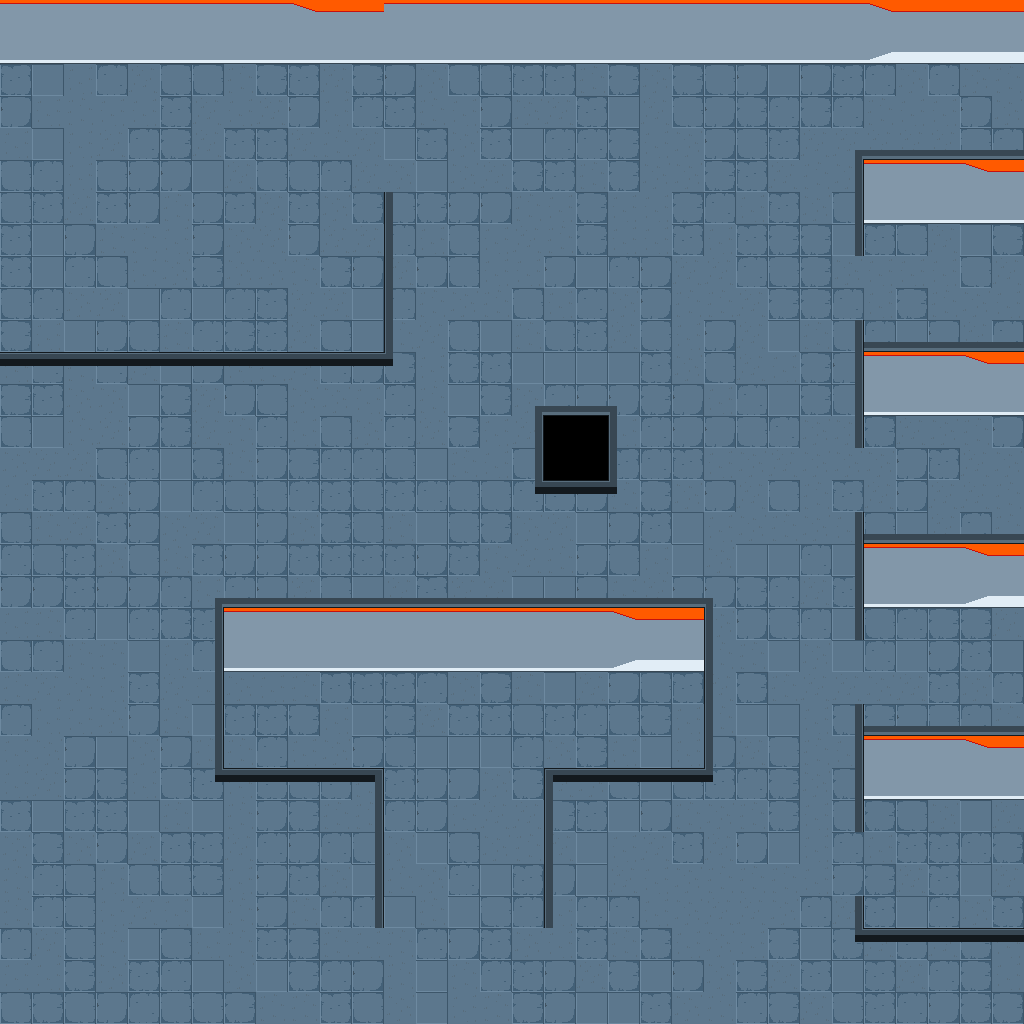

The image is a tile-based game level rendered from a .tmx file. Its description and source (layers, tilesets, objects; grid data summarised) follow:
An orthogonal 32x32 tile map with 32x32 px tiles, 2 tile layers (ground, walls), 2 tilesets and 124 objects.

<map version="1.10" tiledversion="1.11.2" orientation="orthogonal" renderorder="right-down" width="32" height="32" tilewidth="32" tileheight="32" infinite="0" nextlayerid="7" nextobjectid="211">
 <editorsettings>
  <export target="export/map.tmj" format="json" />
 </editorsettings>
 <tileset firstgid="1" name="tileset" tilewidth="32" tileheight="32" tilecount="231" columns="21">
  <image source="tileset.png" width="672" height="352" />
 </tileset>
 <tileset firstgid="232" name="objects" tilewidth="200" tileheight="86" tilecount="41" columns="0">
  <grid orientation="orthogonal" width="1" height="1" />
  <tile id="0">
   <image source="objects/door_close.png" width="43" height="46" />
  </tile>
  <tile id="1">
   <image source="objects/bed_base.png" width="41" height="48" />
  </tile>
  <tile id="2">
   <properties>
    <property name="draw_top" value="1" />
   </properties>
   <image source="objects/bed_over.png" width="46" height="35" />
  </tile>
  <tile id="3">
   <properties>
    <property name="draw_top" value="1" />
   </properties>
   <image source="objects/bed_over2.png" width="46" height="35" />
  </tile>
  <tile id="4">
   <image source="objects/chair_1.png" width="26" height="30" />
  </tile>
  <tile id="5">
   <image source="objects/chair_2.png" width="23" height="30" />
  </tile>
  <tile id="6">
   <image source="objects/chair_3.png" width="23" height="30" />
  </tile>
  <tile id="7">
   <image source="objects/chair_4.png" width="25" height="30" />
  </tile>
  <tile id="8">
   <image source="objects/chair_5.png" width="22" height="30" />
  </tile>
  <tile id="9">
   <image source="objects/chair_6.png" width="22" height="30" />
  </tile>
  <tile id="10">
   <image source="objects/chair_7.png" width="17" height="26" />
  </tile>
  <tile id="11">
   <properties>
    <property name="draw_top" value="1" />
   </properties>
   <image source="objects/coffee.png" width="11" height="10" />
  </tile>
  <tile id="12">
   <image source="objects/comp_table.png" width="64" height="32" />
  </tile>
  <tile id="13">
   <image source="objects/door_open.png" width="43" height="47" />
  </tile>
  <tile id="14">
   <properties>
    <property name="draw_top" value="1" />
   </properties>
   <image source="objects/monitor1.png" width="32" height="32" />
  </tile>
  <tile id="15">
   <properties>
    <property name="draw_top" value="1" />
   </properties>
   <image source="objects/monitor2.png" width="32" height="32" />
  </tile>
  <tile id="16">
   <image source="objects/oven.png" width="28" height="46" />
  </tile>
  <tile id="17">
   <properties>
    <property name="draw_top" value="1" />
   </properties>
   <image source="objects/pillow.png" width="21" height="14" />
  </tile>
  <tile id="18">
   <properties>
    <property name="draw_top" value="1" />
   </properties>
   <image source="objects/plate1.png" width="16" height="8" />
  </tile>
  <tile id="19">
   <image source="objects/rod1.png" width="46" height="8" />
  </tile>
  <tile id="20">
   <image source="objects/rod2.png" width="46" height="8" />
  </tile>
  <tile id="21">
   <image source="objects/rod3.png" width="58" height="6" />
  </tile>
  <tile id="22">
   <image source="objects/screen.png" width="20" height="26" />
  </tile>
  <tile id="23">
   <image source="objects/screen2.png" width="20" height="26" />
  </tile>
  <tile id="24">
   <image source="objects/store1.png" width="58" height="30" />
  </tile>
  <tile id="25">
   <image source="objects/store4.png" width="58" height="30" />
  </tile>
  <tile id="26">
   <image source="objects/store5.png" width="29" height="15" />
  </tile>
  <tile id="27">
   <image source="objects/stove.png" width="32" height="32" />
  </tile>
  <tile id="28">
   <image source="objects/stove2.png" width="32" height="32" />
  </tile>
  <tile id="29">
   <image source="objects/stove3.png" width="32" height="32" />
  </tile>
  <tile id="30">
   <image source="objects/table.png" width="32" height="19" />
  </tile>
  <tile id="31">
   <image source="objects/table2.png" width="46" height="36" />
  </tile>
  <tile id="32">
   <image source="objects/table3.png" width="46" height="36" />
  </tile>
  <tile id="33">
   <image source="objects/wall_eq.png" width="57" height="25" />
  </tile>
  <tile id="34">
   <image source="objects/wall_eq2.png" width="30" height="22" />
  </tile>
  <tile id="35">
   <image source="objects/wall_side.png" width="16" height="64" />
  </tile>
  <tile id="36">
   <image source="objects/window1.png" width="78" height="25" />
  </tile>
  <tile id="37">
   <image source="objects/window2.png" width="78" height="25" />
  </tile>
  <tile id="38">
   <image source="objects/window3.png" width="78" height="25" />
  </tile>
  <tile id="39">
   <image source="objects/window4.png" width="62" height="29" />
  </tile>
  <tile id="40">
   <image source="objects/1745571055741.jpg" width="200" height="86" />
  </tile>
 </tileset>
 <layer id="1" name="ground" width="32" height="32">
  <data>[1024 cells, 1020 non-empty, 10 distinct tile ids]</data>
 </layer>
 <layer id="2" name="walls" width="32" height="32">
  <data>[1024 cells, 254 non-empty, 19 distinct tile ids]</data>
 </layer>
 <objectgroup id="3" name="objects">
  <object id="41" gid="263" x="335" y="350" width="46" height="36" />
  <object id="42" gid="237" x="309" y="343" width="23" height="30" />
  <object id="43" gid="236" x="346" y="310" width="26" height="30" />
  <object id="46" gid="268" x="144.333" y="39" width="78" height="25" />
  <object id="47" gid="244" x="322" y="76.3333" width="64" height="32" />
  <object id="48" gid="242" x="339.667" y="88.3333" width="17" height="26" />
  <object id="59" gid="233" x="6" y="100" width="41" height="48" />
  <object id="63" gid="252" x="4.66667" y="47" width="46" height="8" />
  <object id="65" gid="258" x="51.3333" y="67" width="29" height="15" />
  <object id="67" gid="265" x="3" y="32" width="57" height="25" />
  <object id="68" gid="271" x="443" y="655" width="62" height="29" />
  <object id="69" gid="267" x="864" y="607" width="16" height="64" />
  <object id="70" gid="267" x="864" y="800" width="16" height="64" />
  <object id="71" gid="267" x="864" y="414" width="16" height="64" />
  <object id="72" gid="267" x="864" y="224" width="16" height="64" />
  <object id="73" gid="253" x="321" y="9" width="58" height="6" />
  <object id="77" gid="244" x="962" y="237.5" width="64" height="32" />
  <object id="81" gid="242" x="983" y="250.5" width="17" height="26" />
  <object id="82" gid="256" x="871.5" y="238.5" width="58" height="30" />
  <object id="83" gid="248" x="871.5" y="430.5" width="28" height="46" />
  <object id="84" gid="260" x="872.5" y="623" width="32" height="32" />
  <object id="85" gid="261" x="906" y="623" width="32" height="32" />
  <object id="86" gid="257" x="964.5" y="428.5" width="58" height="30" />
  <object id="87" gid="259" x="939.5" y="623.5" width="32" height="32" />
  <object id="88" gid="263" x="870" y="725.5" width="46" height="36" />
  <object id="89" gid="238" x="922.5" y="719" width="23" height="30" />
  <object id="91" gid="268" x="881" y="768.333" width="78" height="25" />
  <object id="92" gid="262" x="866" y="922.5" width="32" height="19" />
  <object id="93" gid="265" x="873" y="576" width="57" height="25" />
  <object id="94" gid="266" x="980.5" y="389.5" width="30" height="22" />
  <object id="95" gid="254" x="888.667" y="200" width="20" height="26" />
  <object id="96" gid="255" x="998.5" y="588.5" width="20" height="26" />
  <object id="97" gid="244" x="961" y="811" width="64" height="32" />
  </objectgroup>
 <objectgroup id="5" name="collision">
  <!-- 59 objects omitted --></objectgroup>
 <objectgroup id="6" name="top_objects">
  <!-- 11 objects omitted --></objectgroup>
</map>
<!-- 91 of 124 objects omitted -->